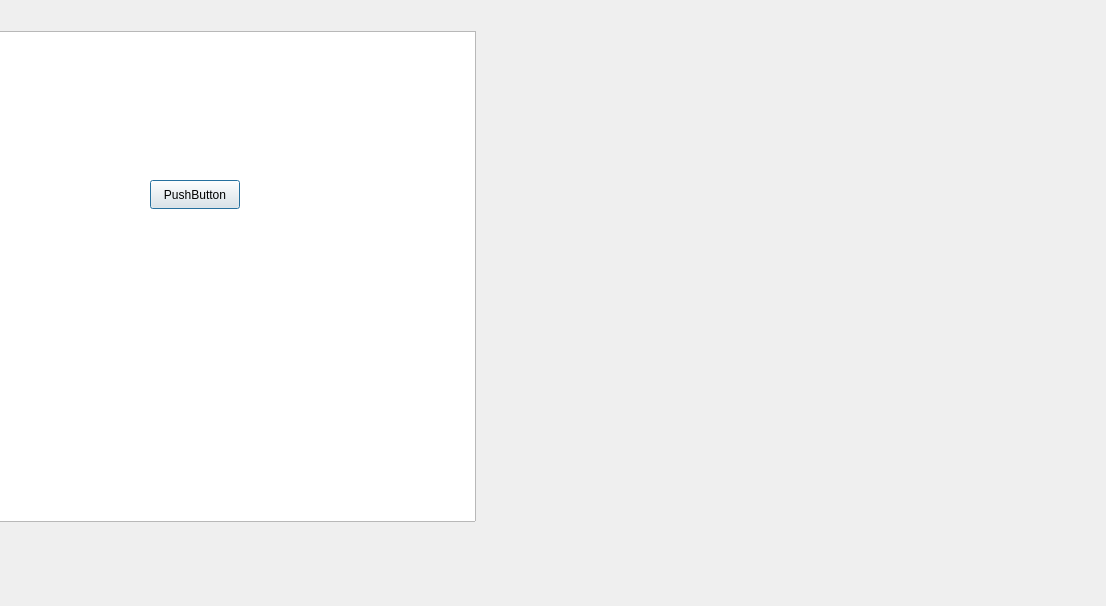
<?xml version="1.0" encoding="UTF-8"?>
<ui version="4.0">
 <class>NewWindow</class>
 <widget class="QDialog" name="NewWindow">
  <property name="geometry">
   <rect>
    <x>0</x>
    <y>0</y>
    <width>1106</width>
    <height>606</height>
   </rect>
  </property>
  <property name="windowTitle">
   <string>Dialog</string>
  </property>
  <widget class="QTableView" name="tableView">
   <property name="geometry">
    <rect>
     <x>-5</x>
     <y>31</y>
     <width>481</width>
     <height>491</height>
    </rect>
   </property>
  </widget>
  <widget class="QPushButton" name="pushButton">
   <property name="geometry">
    <rect>
     <x>150</x>
     <y>180</y>
     <width>90</width>
     <height>29</height>
    </rect>
   </property>
   <property name="text">
    <string>PushButton</string>
   </property>
  </widget>
 </widget>
 <resources/>
 <connections/>
</ui>
